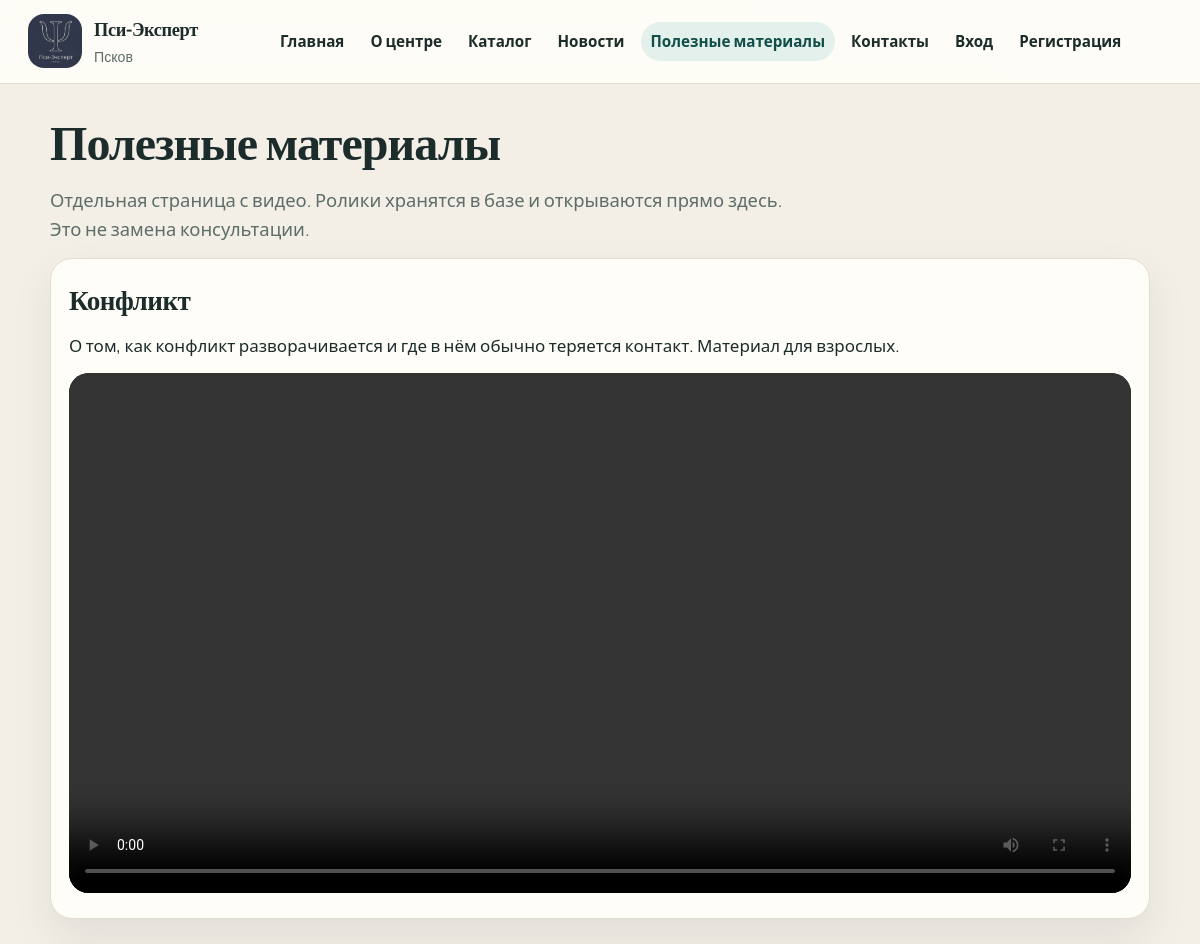
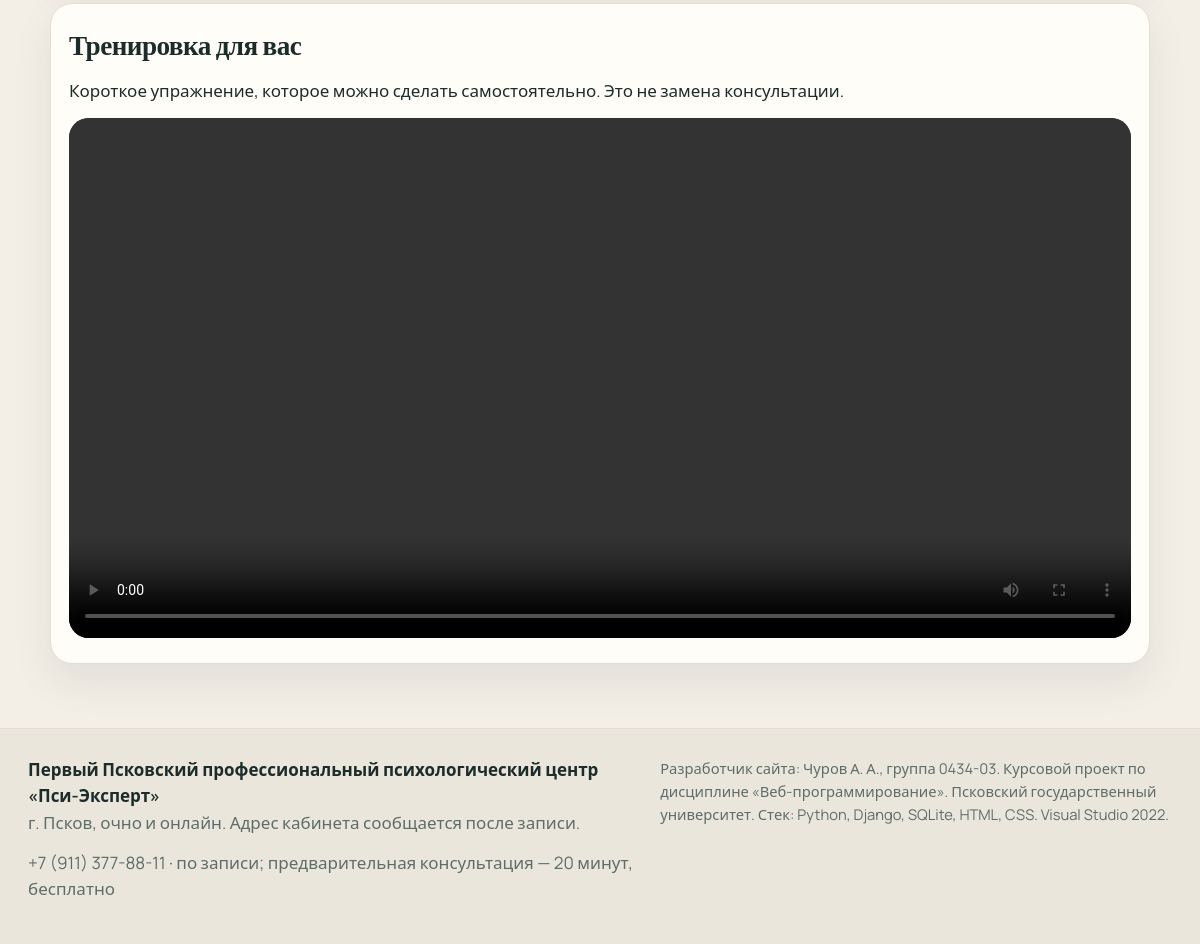
/materials/, run on the app's committed database (2 pictures, top to bottom).
### app/models.py (models this page shows, shortened)
class MaterialVideo(models.Model):
    title = models.CharField('Название', max_length=200)
    description = models.TextField('Описание')
    video = models.FileField('Видеофайл', upload_to='videos/')
    created_at = models.DateTimeField(auto_now_add=True)
    class Meta:
        ordering = ['-created_at', '-id']
        verbose_name = 'Полезный материал'
        verbose_name_plural = 'Полезные материалы'

### app/views.py (the view)
# urls.py: path('materials/', views.materials, name='materials'),
def materials(request):
    return render(request, 'app/materials.html', {'videos': MaterialVideo.objects.all()})

### app/context_processors.py (called while the page is built, shortened)
def site_context(request):
    role = None
    cart_count = 0
    user = request.user
    return {
        'company': COMPANY,
        'user_role': role,
        'cart_count': cart_count,
    }

### app/templates/app/materials.html (shortened to what this page needs)
{% extends "app/base.html" %}
{% block content %}
<h1>Полезные материалы</h1>
<p class="lead">Отдельная страница с видео. Ролики хранятся в базе и открываются прямо здесь. Это не замена консультации.</p>
{% for video in videos %}
<article class="video-block card">
    <h2>{{ video.title }}</h2>
    <p>{{ video.description }}</p>
    {% if video.video %}
    <video controls preload="metadata">
        <source src="{{ video.video.url }}" type="video/mp4">
    </video>
    {% endif %}
</article>
{% empty %}
<p>Материалы ещё не добавлены.</p>
{% endfor %}
{% endblock %}

### app/static/app/css/site.css (style rules this page uses)
:root { --ink: #1b2c2a; --muted: #5d6d6a; --paper: #f3efe7; --card: #fffdf8; --line: #e4ddd2; --teal: #1a6b62; --teal-dark: #114e48; --clay: #b65b45; --sage: #e4f0ec; --shadow: 0 18px 40px rgba(27, 44, 42, 0.08); }
* { box-sizing: border-box; }
html { scroll-behavior: smooth; }
body { margin: 0; color: var(--ink); background: radial-gradient(1200px 500px at 100% -10%, rgba(26, 107, 98, 0.08), transparent 55%), var(--paper); font-family: Manrope, "Segoe UI", sans-serif; font-size: 17px; line-height: 1.55; }
h1, h2, h3, .brand strong { font-family: Literata, Georgia, serif; font-weight: 650; letter-spacing: -0.02em; }
h1 { font-size: clamp(2.1rem, 4vw, 3.4rem); line-height: 1.15; margin: 0 0 0.4em; }
h2 { font-size: 1.7rem; margin: 0 0 0.5em; }
p { margin: 0 0 0.8em; }
.lead { font-size: 1.15rem; color: var(--muted); max-width: 46rem; }
.card { background: var(--card); border: 1px solid var(--line); border-radius: 22px; padding: 18px; box-shadow: var(--shadow); }
.video-block { margin: 0 0 28px; }
.video-block video { width: 100%; border-radius: 20px; background: #111; max-height: 520px; }

### data on the page
MaterialVideo: title "Конфликт", description "О том, как конфликт разворачивается и где в нём обычно теряется контакт. Материал для взрослых."
MaterialVideo: title "Тренировка для вас", description "Короткое упражнение, которое можно сделать самостоятельно. Это не замена консультации."

### other printed values
{{ company.name }} "Пси-Эксперт"
{{ company.legal }} "Первый Псковский профессиональный психологический центр «Пси-Эксперт»"
{{ company.address }} "г. Псков, очно и онлайн. Адрес кабинета сообщается после записи."
{{ company.phones.0 }} "+7 (911) 377-88-11"
{{ company.hours }} "по записи; предварительная консультация — 20 минут, бесплатно"
